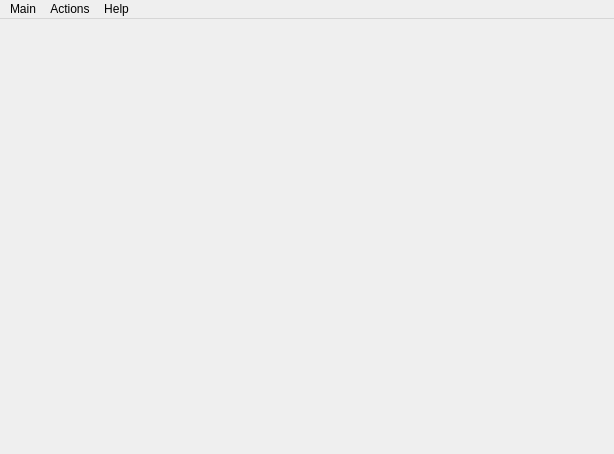
<?xml version="1.0" encoding="UTF-8"?>
<ui version="4.0">
 <class>MainWindow</class>
 <widget class="QMainWindow" name="MainWindow">
  <property name="geometry">
   <rect>
    <x>0</x>
    <y>0</y>
    <width>614</width>
    <height>454</height>
   </rect>
  </property>
  <property name="windowTitle">
   <string>QImage</string>
  </property>
  <property name="windowIcon">
   <iconset resource="../qresources/libqresources.qrc">
    <normaloff>:/share/qresources/resources/gnome-mime-image.svg</normaloff>:/share/qresources/resources/gnome-mime-image.svg</iconset>
  </property>
  <widget class="QWidget" name="centralwidget">
   <layout class="QGridLayout" name="gridLayout">
    <item row="0" column="0">
     <widget class="QLabel" name="imageView">
      <property name="sizePolicy">
       <sizepolicy hsizetype="Ignored" vsizetype="Ignored">
        <horstretch>0</horstretch>
        <verstretch>0</verstretch>
       </sizepolicy>
      </property>
      <property name="text">
       <string/>
      </property>
      <property name="scaledContents">
       <bool>true</bool>
      </property>
     </widget>
    </item>
   </layout>
  </widget>
  <widget class="QMenuBar" name="menubar">
   <property name="geometry">
    <rect>
     <x>0</x>
     <y>0</y>
     <width>614</width>
     <height>20</height>
    </rect>
   </property>
   <widget class="QMenu" name="menuMain">
    <property name="title">
     <string>Main</string>
    </property>
    <addaction name="actionQuit"/>
   </widget>
   <widget class="QMenu" name="menuAction">
    <property name="title">
     <string>Actions</string>
    </property>
    <addaction name="actionOpen"/>
    <addaction name="separator"/>
    <addaction name="actionReload"/>
   </widget>
   <widget class="QMenu" name="menuHelp">
    <property name="title">
     <string>Help</string>
    </property>
    <addaction name="actionAbout"/>
   </widget>
   <addaction name="menuMain"/>
   <addaction name="menuAction"/>
   <addaction name="menuHelp"/>
  </widget>
  <action name="actionQuit">
   <property name="icon">
    <iconset resource="../qresources/libqresources.qrc">
     <normaloff>:/share/qresources/resources/exit.svg</normaloff>:/share/qresources/resources/exit.svg</iconset>
   </property>
   <property name="text">
    <string>Quit</string>
   </property>
   <property name="shortcut">
    <string>Ctrl+Q</string>
   </property>
  </action>
  <action name="actionOpen">
   <property name="icon">
    <iconset resource="../qresources/libqresources.qrc">
     <normaloff>:/share/qresources/resources/fileopen.svg</normaloff>:/share/qresources/resources/fileopen.svg</iconset>
   </property>
   <property name="text">
    <string>Open</string>
   </property>
   <property name="shortcut">
    <string>Ctrl+O</string>
   </property>
  </action>
  <action name="actionAbout">
   <property name="icon">
    <iconset resource="../qresources/libqresources.qrc">
     <normaloff>:/share/qresources/resources/stock_view-details.svg</normaloff>:/share/qresources/resources/stock_view-details.svg</iconset>
   </property>
   <property name="text">
    <string>About</string>
   </property>
  </action>
  <action name="actionReload">
   <property name="enabled">
    <bool>false</bool>
   </property>
   <property name="icon">
    <iconset resource="../qresources/libqresources.qrc">
     <normaloff>:/share/qresources/resources/document-revert.svg</normaloff>:/share/qresources/resources/document-revert.svg</iconset>
   </property>
   <property name="text">
    <string>Reload</string>
   </property>
   <property name="shortcut">
    <string>Ctrl+R</string>
   </property>
  </action>
 </widget>
 <resources>
  <include location="../qresources/libqresources.qrc"/>
 </resources>
 <connections/>
 <designerdata>
  <property name="gridDeltaX">
   <number>5</number>
  </property>
  <property name="gridDeltaY">
   <number>5</number>
  </property>
  <property name="gridSnapX">
   <bool>true</bool>
  </property>
  <property name="gridSnapY">
   <bool>true</bool>
  </property>
  <property name="gridVisible">
   <bool>true</bool>
  </property>
 </designerdata>
</ui>
